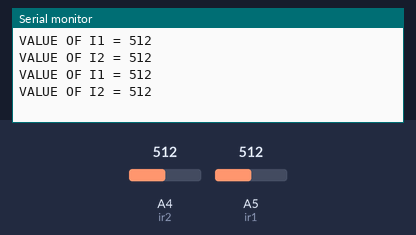
The sketch below on a simulated Arduino Uno, built with avr-gcc and run on an emulated ATmega328P. Parts: the last lines printed to the serial monitor. Inputs (shaded band) come from the test bench; at power-on: A4 (ir2) = 512, A5 (ir1) = 512.

Above: at 2.8 s.
2.9 s: A4 (ir2) set to 716
At 5.2 s:
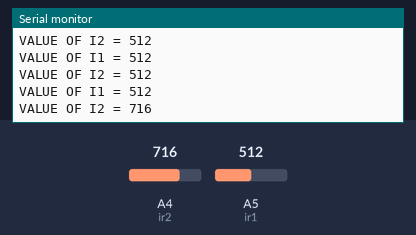
5.6 s: A5 (ir1) set to 716
At 6.8 s:
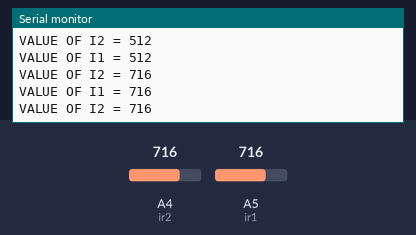
8.3 s: A4 (ir2) set to 900
At 10.8 s:
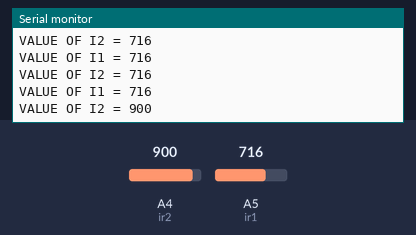
11.0 s: A5 (ir1) set to 900
At 12.7 s:
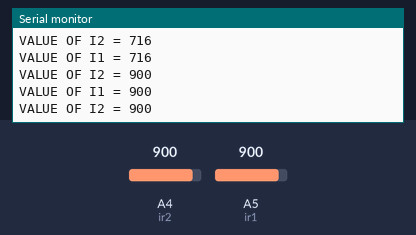
Timing chart, 0 to 14.2 s (numbered marks = the images above; inputs shaded):
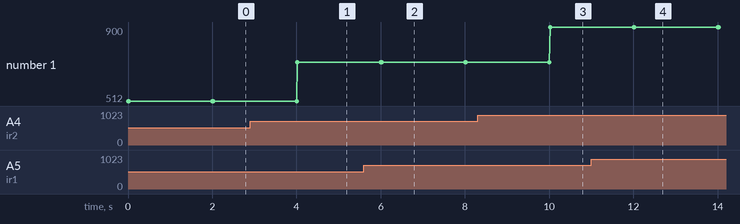

The sketch:

infra.ino
```cpp
int ir1=A5;
int ir2=A4;

int i1,i2;

void setup() {
  // put your setup code here, to run once:
  Serial.begin(9600);
  pinMode(ir1,INPUT);
  pinMode(ir2,INPUT);

}

void loop() {
  // put your main code here, to run repeatedly:
  i1=analogRead(ir1);
  i2=analogRead(ir2);

  Serial.print("VALUE OF I1 = ");
  Serial.println(i1);
  Serial.print("VALUE OF I2 = ");
  Serial.println(i2);
  delay(2000);

}
```

Measured:
- after the input at 2.9 s, the serial monitor: prints a new line after 1.1 s (image 1)
- after the input at 5.6 s, the serial monitor: prints a new line after 0.40 s (image 2)
- after the input at 8.3 s, the serial monitor: prints a new line after 1.7 s (image 3)
- after the input at 11.0 s, the serial monitor: prints a new line after 1.0 s (image 4)
- plotted number 1: 512 → 716 after the input at 2.9 s, 716 → 900 after the input at 8.3 s
